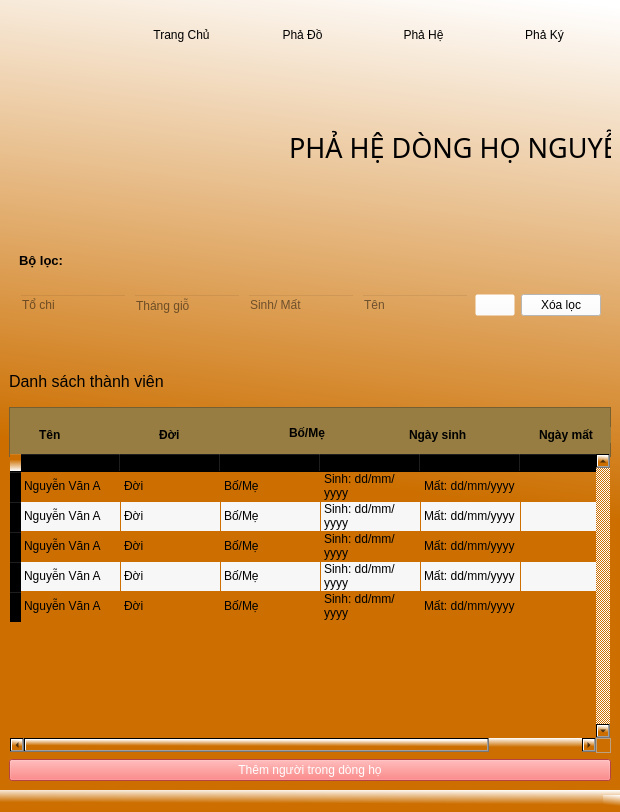
<?xml version="1.0" encoding="UTF-8"?>
<ui version="4.0">
 <class>MainWindow</class>
 <widget class="QMainWindow" name="MainWindow">
  <property name="geometry">
   <rect>
    <x>0</x>
    <y>0</y>
    <width>976</width>
    <height>0</height>
   </rect>
  </property>
  <property name="windowTitle">
   <string>MainWindow</string>
  </property>
  <property name="toolTip">
   <string/>
  </property>
  <property name="statusTip">
   <string/>
  </property>
  <property name="whatsThis">
   <string/>
  </property>
  <property name="accessibleName">
   <string/>
  </property>
  <property name="accessibleDescription">
   <string/>
  </property>
  <property name="styleSheet">
   <string notr="true">background-color: qlineargradient(spread:pad, x1:0.811, y1:0.948864, x2:0.910448, y2:0, stop:0.323383 rgba(204, 111, 0, 255), stop:1 rgba(255, 255, 255, 255));</string>
  </property>
  <property name="windowFilePath">
   <string/>
  </property>
  <widget class="QWidget" name="centralwidget">
   <layout class="QVBoxLayout" name="verticalLayout">
    <item>
     <widget class="QStackedWidget" name="stackedWidget">
      <property name="minimumSize">
       <size>
        <width>50</width>
        <height>50</height>
       </size>
      </property>
      <property name="maximumSize">
       <size>
        <width>900</width>
        <height>300</height>
       </size>
      </property>
      <property name="styleSheet">
       <string notr="true">background-color: rgba(255, 255, 255, 0);</string>
      </property>
      <property name="currentIndex">
       <number>0</number>
      </property>
      <widget class="QWidget" name="page">
       <layout class="QHBoxLayout" name="horizontalLayout_5">
        <item>
         <widget class="QFrame" name="frame_5">
          <property name="maximumSize">
           <size>
            <width>100</width>
            <height>100</height>
           </size>
          </property>
          <property name="frameShape">
           <enum>QFrame::StyledPanel</enum>
          </property>
          <property name="frameShadow">
           <enum>QFrame::Raised</enum>
          </property>
          <layout class="QHBoxLayout" name="horizontalLayout_6">
           <item>
            <widget class="QLabel" name="label">
             <property name="minimumSize">
              <size>
               <width>5</width>
               <height>5</height>
              </size>
             </property>
             <property name="maximumSize">
              <size>
               <width>100</width>
               <height>100</height>
              </size>
             </property>
             <property name="styleSheet">
              <string notr="true">background-color: rgb(255, 255, 255, 0);</string>
             </property>
             <property name="text">
              <string/>
             </property>
             <property name="pixmap">
              <pixmap>imgs/Logo.png</pixmap>
             </property>
             <property name="scaledContents">
              <bool>true</bool>
             </property>
            </widget>
           </item>
          </layout>
         </widget>
        </item>
        <item>
         <widget class="QFrame" name="frame_6">
          <property name="maximumSize">
           <size>
            <width>200</width>
            <height>100</height>
           </size>
          </property>
          <property name="cursor">
           <cursorShape>PointingHandCursor</cursorShape>
          </property>
          <property name="styleSheet">
           <string notr="true">QWidget{
background-color: rgb(255, 255, 255, 0);
border-radius: 15px;
}
QWidget:hover{

border-radius: 15px;
	background-color: rgb(236, 150, 30);
}</string>
          </property>
          <property name="frameShape">
           <enum>QFrame::StyledPanel</enum>
          </property>
          <property name="frameShadow">
           <enum>QFrame::Raised</enum>
          </property>
          <layout class="QHBoxLayout" name="horizontalLayout_2">
           <item>
            <widget class="QPushButton" name="pushButton">
             <property name="text">
              <string>Trang Chủ</string>
             </property>
             <property name="icon">
              <iconset>
               <normaloff>imgs/icon_home.png</normaloff>imgs/icon_home.png</iconset>
             </property>
             <property name="iconSize">
              <size>
               <width>25</width>
               <height>25</height>
              </size>
             </property>
            </widget>
           </item>
          </layout>
         </widget>
        </item>
        <item>
         <widget class="QFrame" name="frame">
          <property name="maximumSize">
           <size>
            <width>200</width>
            <height>100</height>
           </size>
          </property>
          <property name="styleSheet">
           <string notr="true">QWidget{
background-color: rgb(255, 255, 255, 0);
border-radius: 15px;
}
QWidget:hover{

border-radius: 15px;
	background-color: rgb(236, 150, 30);
}</string>
          </property>
          <property name="frameShape">
           <enum>QFrame::StyledPanel</enum>
          </property>
          <property name="frameShadow">
           <enum>QFrame::Raised</enum>
          </property>
          <layout class="QHBoxLayout" name="horizontalLayout_4">
           <item>
            <widget class="QPushButton" name="pushButton_9">
             <property name="styleSheet">
              <string notr="true">QWidget{
background-color: rgb(255, 255, 255, 0);
border-radius: 15px;
}
QWidget:hover{

border-radius: 15px;
	background-color: rgb(236, 150, 30);
}</string>
             </property>
             <property name="text">
              <string>Phả Đồ</string>
             </property>
             <property name="icon">
              <iconset>
               <normaloff>imgs/png-clipart-computer-icons-git-branching-fork-git-share-icon-graphical-user-interface-thumbnail.png</normaloff>imgs/png-clipart-computer-icons-git-branching-fork-git-share-icon-graphical-user-interface-thumbnail.png</iconset>
             </property>
            </widget>
           </item>
          </layout>
         </widget>
        </item>
        <item>
         <widget class="QFrame" name="frame_4">
          <property name="maximumSize">
           <size>
            <width>200</width>
            <height>100</height>
           </size>
          </property>
          <property name="styleSheet">
           <string notr="true">QWidget{
background-color: rgb(255, 255, 255, 0);
border-radius: 15px;
}
QWidget:hover{

border-radius: 15px;
	background-color: rgb(236, 150, 30);
}</string>
          </property>
          <property name="frameShape">
           <enum>QFrame::StyledPanel</enum>
          </property>
          <property name="frameShadow">
           <enum>QFrame::Raised</enum>
          </property>
          <layout class="QHBoxLayout" name="horizontalLayout">
           <item>
            <widget class="QPushButton" name="pha_he_1">
             <property name="text">
              <string>Phả Hệ</string>
             </property>
             <property name="icon">
              <iconset>
               <normaloff>imgs/icon-menu-đẹp.png</normaloff>imgs/icon-menu-đẹp.png</iconset>
             </property>
             <property name="iconSize">
              <size>
               <width>35</width>
               <height>35</height>
              </size>
             </property>
            </widget>
           </item>
          </layout>
         </widget>
        </item>
        <item>
         <widget class="QFrame" name="frame_7">
          <property name="maximumSize">
           <size>
            <width>200</width>
            <height>100</height>
           </size>
          </property>
          <property name="cursor">
           <cursorShape>PointingHandCursor</cursorShape>
          </property>
          <property name="toolTipDuration">
           <number>-3</number>
          </property>
          <property name="styleSheet">
           <string notr="true">QWidget{
background-color: rgb(255, 255, 255, 0);
border-radius: 15px;
}
QWidget:hover{

border-radius: 15px;
	background-color: rgb(236, 150, 30);
}</string>
          </property>
          <property name="frameShape">
           <enum>QFrame::StyledPanel</enum>
          </property>
          <property name="frameShadow">
           <enum>QFrame::Raised</enum>
          </property>
          <layout class="QHBoxLayout" name="horizontalLayout_3">
           <item>
            <widget class="QPushButton" name="pha_ky_1">
             <property name="text">
              <string>Phả Ký</string>
             </property>
             <property name="icon">
              <iconset>
               <normaloff>imgs/icon_phả_ kế.png</normaloff>imgs/icon_phả_ kế.png</iconset>
             </property>
            </widget>
           </item>
          </layout>
         </widget>
        </item>
       </layout>
      </widget>
      <widget class="QWidget" name="page_2"/>
     </widget>
    </item>
    <item>
     <spacer name="verticalSpacer">
      <property name="orientation">
       <enum>Qt::Vertical</enum>
      </property>
      <property name="sizeHint" stdset="0">
       <size>
        <width>10</width>
        <height>30</height>
       </size>
      </property>
     </spacer>
    </item>
    <item>
     <widget class="QFrame" name="frame_2">
      <property name="minimumSize">
       <size>
        <width>0</width>
        <height>100</height>
       </size>
      </property>
      <property name="maximumSize">
       <size>
        <width>16777215</width>
        <height>100</height>
       </size>
      </property>
      <property name="styleSheet">
       <string notr="true">background-color: rgb(255, 255, 255,0);</string>
      </property>
      <property name="frameShape">
       <enum>QFrame::StyledPanel</enum>
      </property>
      <property name="frameShadow">
       <enum>QFrame::Raised</enum>
      </property>
      <widget class="QLabel" name="label_2">
       <property name="geometry">
        <rect>
         <x>100</x>
         <y>0</y>
         <width>767</width>
         <height>101</height>
        </rect>
       </property>
       <property name="text">
        <string/>
       </property>
       <property name="pixmap">
        <pixmap>imgs/icon_trang_chu_gia_pha.png</pixmap>
       </property>
       <property name="scaledContents">
        <bool>true</bool>
       </property>
      </widget>
      <widget class="QLabel" name="label_3">
       <property name="geometry">
        <rect>
         <x>280</x>
         <y>20</y>
         <width>421</width>
         <height>61</height>
        </rect>
       </property>
       <property name="font">
        <font>
         <family>Gigi</family>
         <pointsize>20</pointsize>
         <weight>50</weight>
         <italic>false</italic>
         <bold>false</bold>
         <strikeout>false</strikeout>
        </font>
       </property>
       <property name="text">
        <string>PHẢ HỆ DÒNG HỌ NGUYỄN</string>
       </property>
      </widget>
     </widget>
    </item>
    <item>
     <spacer name="verticalSpacer_2">
      <property name="orientation">
       <enum>Qt::Vertical</enum>
      </property>
      <property name="sizeHint" stdset="0">
       <size>
        <width>20</width>
        <height>40</height>
       </size>
      </property>
     </spacer>
    </item>
    <item>
     <widget class="QFrame" name="frame_3">
      <property name="styleSheet">
       <string notr="true">background-color: rgba(255, 255, 255, 0);</string>
      </property>
      <property name="frameShape">
       <enum>QFrame::StyledPanel</enum>
      </property>
      <property name="frameShadow">
       <enum>QFrame::Raised</enum>
      </property>
      <layout class="QHBoxLayout" name="horizontalLayout_8">
       <item>
        <widget class="QLabel" name="label_4">
         <property name="font">
          <font>
           <pointsize>10</pointsize>
           <weight>75</weight>
           <bold>true</bold>
          </font>
         </property>
         <property name="styleSheet">
          <string notr="true">background-color: rgb(255, 255, 255,0);</string>
         </property>
         <property name="text">
          <string>Bộ lọc:</string>
         </property>
        </widget>
       </item>
      </layout>
     </widget>
    </item>
    <item>
     <widget class="QFrame" name="frame_8">
      <property name="styleSheet">
       <string notr="true">background-color: rgba(255, 255, 255, 0);</string>
      </property>
      <property name="frameShape">
       <enum>QFrame::StyledPanel</enum>
      </property>
      <property name="frameShadow">
       <enum>QFrame::Raised</enum>
      </property>
      <layout class="QHBoxLayout" name="horizontalLayout_7">
       <item>
        <widget class="QLineEdit" name="lineEdit">
         <property name="styleSheet">
          <string notr="true">background-color: rgba(255, 255, 255,0);</string>
         </property>
         <property name="placeholderText">
          <string>Tổ chi</string>
         </property>
        </widget>
       </item>
       <item>
        <widget class="QLineEdit" name="lineEdit_2">
         <property name="styleSheet">
          <string notr="true">background-color: rgba(255, 255, 255,0);</string>
         </property>
         <property name="placeholderText">
          <string>Tháng giỗ</string>
         </property>
        </widget>
       </item>
       <item>
        <widget class="QLineEdit" name="lineEdit_3">
         <property name="styleSheet">
          <string notr="true">background-color: rgba(255, 255, 255,0);</string>
         </property>
         <property name="placeholderText">
          <string>Sinh/ Mất</string>
         </property>
        </widget>
       </item>
       <item>
        <widget class="QLineEdit" name="lineEdit_4">
         <property name="styleSheet">
          <string notr="true">background-color: rgba(255, 255, 255,0);</string>
         </property>
         <property name="placeholderText">
          <string>Tên</string>
         </property>
        </widget>
       </item>
       <item>
        <widget class="QPushButton" name="pushButton_3">
         <property name="styleSheet">
          <string notr="true">background-color: rgba(255, 255, 255,0);</string>
         </property>
         <property name="text">
          <string/>
         </property>
         <property name="icon">
          <iconset>
           <normaloff>imgs/Search_Icon.svg.png</normaloff>imgs/Search_Icon.svg.png</iconset>
         </property>
        </widget>
       </item>
       <item>
        <widget class="QPushButton" name="pushButton_2">
         <property name="styleSheet">
          <string notr="true">background-color: rgb(255, 255, 255);
</string>
         </property>
         <property name="text">
          <string>Xóa lọc</string>
         </property>
        </widget>
       </item>
      </layout>
     </widget>
    </item>
    <item>
     <spacer name="verticalSpacer_4">
      <property name="orientation">
       <enum>Qt::Vertical</enum>
      </property>
      <property name="sizeHint" stdset="0">
       <size>
        <width>20</width>
        <height>40</height>
       </size>
      </property>
     </spacer>
    </item>
    <item>
     <widget class="QLabel" name="label_5">
      <property name="font">
       <font>
        <pointsize>12</pointsize>
       </font>
      </property>
      <property name="styleSheet">
       <string notr="true">background-color: rgba(255, 255, 255,0);</string>
      </property>
      <property name="text">
       <string>Danh sách thành viên</string>
      </property>
     </widget>
    </item>
    <item>
     <widget class="QFrame" name="frame_10">
      <property name="minimumSize">
       <size>
        <width>0</width>
        <height>50</height>
       </size>
      </property>
      <property name="maximumSize">
       <size>
        <width>16777215</width>
        <height>30</height>
       </size>
      </property>
      <property name="styleSheet">
       <string notr="true">background-color: #977D41;</string>
      </property>
      <property name="frameShape">
       <enum>QFrame::StyledPanel</enum>
      </property>
      <property name="frameShadow">
       <enum>QFrame::Raised</enum>
      </property>
      <widget class="QLabel" name="label_8">
       <property name="geometry">
        <rect>
         <x>150</x>
         <y>20</y>
         <width>55</width>
         <height>16</height>
        </rect>
       </property>
       <property name="font">
        <font>
         <weight>75</weight>
         <bold>true</bold>
        </font>
       </property>
       <property name="text">
        <string>Đời</string>
       </property>
      </widget>
      <widget class="QLabel" name="label_9">
       <property name="geometry">
        <rect>
         <x>30</x>
         <y>20</y>
         <width>41</width>
         <height>16</height>
        </rect>
       </property>
       <property name="font">
        <font>
         <weight>75</weight>
         <bold>true</bold>
        </font>
       </property>
       <property name="text">
        <string>Tên</string>
       </property>
      </widget>
      <widget class="QLabel" name="label_10">
       <property name="geometry">
        <rect>
         <x>280</x>
         <y>10</y>
         <width>111</width>
         <height>31</height>
        </rect>
       </property>
       <property name="font">
        <font>
         <weight>75</weight>
         <bold>true</bold>
        </font>
       </property>
       <property name="text">
        <string>Bố/Mẹ</string>
       </property>
       <property name="scaledContents">
        <bool>false</bool>
       </property>
       <property name="wordWrap">
        <bool>true</bool>
       </property>
      </widget>
      <widget class="QLabel" name="label_11">
       <property name="geometry">
        <rect>
         <x>400</x>
         <y>20</y>
         <width>81</width>
         <height>16</height>
        </rect>
       </property>
       <property name="font">
        <font>
         <weight>75</weight>
         <bold>true</bold>
        </font>
       </property>
       <property name="text">
        <string>Ngày sinh</string>
       </property>
      </widget>
      <widget class="QLabel" name="label_12">
       <property name="geometry">
        <rect>
         <x>530</x>
         <y>20</y>
         <width>101</width>
         <height>16</height>
        </rect>
       </property>
       <property name="font">
        <font>
         <weight>75</weight>
         <bold>true</bold>
        </font>
       </property>
       <property name="text">
        <string>Ngày mất</string>
       </property>
      </widget>
      <widget class="QLabel" name="label_13">
       <property name="geometry">
        <rect>
         <x>650</x>
         <y>20</y>
         <width>101</width>
         <height>16</height>
        </rect>
       </property>
       <property name="font">
        <font>
         <weight>75</weight>
         <bold>true</bold>
        </font>
       </property>
       <property name="text">
        <string>Chỉnh sửa</string>
       </property>
      </widget>
     </widget>
    </item>
    <item>
     <widget class="QTableWidget" name="tableWidget">
      <property name="minimumSize">
       <size>
        <width>100</width>
        <height>300</height>
       </size>
      </property>
      <property name="maximumSize">
       <size>
        <width>16777215</width>
        <height>300</height>
       </size>
      </property>
      <property name="styleSheet">
       <string notr="true">background-color: rgb(255, 255, 255,0);</string>
      </property>
      <property name="verticalScrollBarPolicy">
       <enum>Qt::ScrollBarAlwaysOn</enum>
      </property>
      <property name="horizontalScrollBarPolicy">
       <enum>Qt::ScrollBarAlwaysOn</enum>
      </property>
      <property name="sizeAdjustPolicy">
       <enum>QAbstractScrollArea::AdjustIgnored</enum>
      </property>
      <property name="autoScrollMargin">
       <number>16</number>
      </property>
      <property name="alternatingRowColors">
       <bool>true</bool>
      </property>
      <property name="iconSize">
       <size>
        <width>100</width>
        <height>100</height>
       </size>
      </property>
      <property name="rowCount">
       <number>5</number>
      </property>
      <property name="columnCount">
       <number>6</number>
      </property>
      <attribute name="horizontalHeaderCascadingSectionResizes">
       <bool>true</bool>
      </attribute>
      <attribute name="horizontalHeaderStretchLastSection">
       <bool>false</bool>
      </attribute>
      <attribute name="verticalHeaderCascadingSectionResizes">
       <bool>true</bool>
      </attribute>
      <attribute name="verticalHeaderStretchLastSection">
       <bool>false</bool>
      </attribute>
      <row/>
      <row/>
      <row/>
      <row/>
      <row/>
      <column/>
      <column/>
      <column/>
      <column/>
      <column/>
      <column/>
      <item row="0" column="0">
       <property name="text">
        <string>Nguyễn Văn A</string>
       </property>
      </item>
      <item row="0" column="1">
       <property name="text">
        <string>Đời</string>
       </property>
      </item>
      <item row="0" column="2">
       <property name="text">
        <string>Bố/Mẹ</string>
       </property>
      </item>
      <item row="0" column="3">
       <property name="text">
        <string>Sinh: dd/mm/yyyy </string>
       </property>
      </item>
      <item row="0" column="4">
       <property name="text">
        <string>Mất: dd/mm/yyyy</string>
       </property>
      </item>
      <item row="0" column="5">
       <property name="text">
        <string/>
       </property>
       <property name="icon">
        <iconset>
         <normaloff>imgs/icon_sua.png</normaloff>imgs/icon_sua.png</iconset>
       </property>
      </item>
      <item row="1" column="0">
       <property name="text">
        <string>Nguyễn Văn A</string>
       </property>
      </item>
      <item row="1" column="1">
       <property name="text">
        <string>Đời</string>
       </property>
      </item>
      <item row="1" column="2">
       <property name="text">
        <string>Bố/Mẹ</string>
       </property>
      </item>
      <item row="1" column="3">
       <property name="text">
        <string>Sinh: dd/mm/yyyy</string>
       </property>
      </item>
      <item row="1" column="4">
       <property name="text">
        <string>Mất: dd/mm/yyyy</string>
       </property>
      </item>
      <item row="1" column="5">
       <property name="text">
        <string/>
       </property>
       <property name="icon">
        <iconset>
         <normaloff>imgs/icon_sua.png</normaloff>imgs/icon_sua.png</iconset>
       </property>
      </item>
      <item row="2" column="0">
       <property name="text">
        <string>Nguyễn Văn A</string>
       </property>
      </item>
      <item row="2" column="1">
       <property name="text">
        <string>Đời</string>
       </property>
      </item>
      <item row="2" column="2">
       <property name="text">
        <string>Bố/Mẹ</string>
       </property>
      </item>
      <item row="2" column="3">
       <property name="text">
        <string>Sinh: dd/mm/yyyy</string>
       </property>
      </item>
      <item row="2" column="4">
       <property name="text">
        <string>Mất: dd/mm/yyyy</string>
       </property>
      </item>
      <item row="2" column="5">
       <property name="text">
        <string/>
       </property>
       <property name="icon">
        <iconset>
         <normaloff>imgs/icon_sua.png</normaloff>imgs/icon_sua.png</iconset>
       </property>
      </item>
      <item row="3" column="0">
       <property name="text">
        <string>Nguyễn Văn A</string>
       </property>
      </item>
      <item row="3" column="1">
       <property name="text">
        <string>Đời</string>
       </property>
      </item>
      <item row="3" column="2">
       <property name="text">
        <string>Bố/Mẹ</string>
       </property>
      </item>
      <item row="3" column="3">
       <property name="text">
        <string>Sinh: dd/mm/yyyy</string>
       </property>
      </item>
      <item row="3" column="4">
       <property name="text">
        <string>Mất: dd/mm/yyyy</string>
       </property>
      </item>
      <item row="3" column="5">
       <property name="text">
        <string/>
       </property>
       <property name="icon">
        <iconset>
         <normaloff>imgs/icon_sua.png</normaloff>imgs/icon_sua.png</iconset>
       </property>
      </item>
      <item row="4" column="0">
       <property name="text">
        <string>Nguyễn Văn A</string>
       </property>
      </item>
      <item row="4" column="1">
       <property name="text">
        <string>Đời</string>
       </property>
      </item>
      <item row="4" column="2">
       <property name="text">
        <string>Bố/Mẹ</string>
       </property>
      </item>
      <item row="4" column="3">
       <property name="text">
        <string>Sinh: dd/mm/yyyy</string>
       </property>
      </item>
      <item row="4" column="4">
       <property name="text">
        <string>Mất: dd/mm/yyyy</string>
       </property>
      </item>
      <item row="4" column="5">
       <property name="text">
        <string/>
       </property>
       <property name="icon">
        <iconset>
         <normaloff>imgs/icon_sua.png</normaloff>imgs/icon_sua.png</iconset>
       </property>
      </item>
     </widget>
    </item>
    <item>
     <widget class="QPushButton" name="pushButton_4">
      <property name="styleSheet">
       <string notr="true">background-color: rgb(255, 92, 92);
color: rgb(255, 255, 255);</string>
      </property>
      <property name="text">
       <string>Thêm người trong dòng họ</string>
      </property>
     </widget>
    </item>
   </layout>
  </widget>
  <widget class="QMenuBar" name="menubar">
   <property name="geometry">
    <rect>
     <x>0</x>
     <y>0</y>
     <width>976</width>
     <height>26</height>
    </rect>
   </property>
  </widget>
  <widget class="QStatusBar" name="statusbar"/>
 </widget>
 <resources/>
 <connections/>
</ui>
